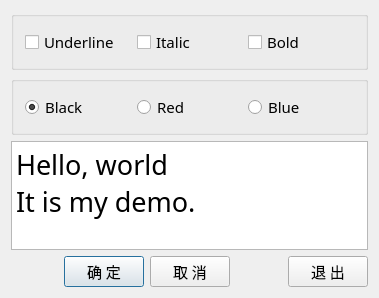
<?xml version="1.0" encoding="UTF-8"?>
<ui version="4.0">
 <class>QWDialog</class>
 <widget class="QDialog" name="QWDialog">
  <property name="geometry">
   <rect>
    <x>0</x>
    <y>0</y>
    <width>379</width>
    <height>298</height>
   </rect>
  </property>
  <property name="font">
   <font>
    <family>宋体</family>
    <pointsize>11</pointsize>
   </font>
  </property>
  <property name="windowTitle">
   <string>Dialog by Designer</string>
  </property>
  <layout class="QVBoxLayout" name="verticalLayout">
   <item>
    <widget class="QGroupBox" name="groupBox_2">
     <property name="title">
      <string/>
     </property>
     <layout class="QHBoxLayout" name="horizontalLayout_2">
      <item>
       <widget class="QCheckBox" name="chkBoxUnder">
        <property name="text">
         <string>Underline</string>
        </property>
       </widget>
      </item>
      <item>
       <widget class="QCheckBox" name="chkBoxItalic">
        <property name="text">
         <string>Italic</string>
        </property>
       </widget>
      </item>
      <item>
       <widget class="QCheckBox" name="chkBoxBold">
        <property name="text">
         <string>Bold</string>
        </property>
       </widget>
      </item>
     </layout>
    </widget>
   </item>
   <item>
    <widget class="QGroupBox" name="groupBox">
     <property name="title">
      <string/>
     </property>
     <layout class="QHBoxLayout" name="horizontalLayout_3">
      <item>
       <widget class="QRadioButton" name="rBtnBlack">
        <property name="text">
         <string>Black</string>
        </property>
        <property name="checked">
         <bool>true</bool>
        </property>
       </widget>
      </item>
      <item>
       <widget class="QRadioButton" name="rBtnRed">
        <property name="text">
         <string>Red</string>
        </property>
       </widget>
      </item>
      <item>
       <widget class="QRadioButton" name="rBtnBlue">
        <property name="text">
         <string>Blue</string>
        </property>
       </widget>
      </item>
     </layout>
    </widget>
   </item>
   <item>
    <widget class="QPlainTextEdit" name="txtEdit">
     <property name="font">
      <font>
       <pointsize>20</pointsize>
      </font>
     </property>
     <property name="plainText">
      <string>Hello, world
It is my demo.</string>
     </property>
    </widget>
   </item>
   <item>
    <spacer name="verticalSpacer">
     <property name="orientation">
      <enum>Qt::Vertical</enum>
     </property>
     <property name="sizeHint" stdset="0">
      <size>
       <width>20</width>
       <height>40</height>
      </size>
     </property>
    </spacer>
   </item>
   <item>
    <layout class="QHBoxLayout" name="horizontalLayout">
     <item>
      <spacer name="horizontalSpacer_2">
       <property name="orientation">
        <enum>Qt::Horizontal</enum>
       </property>
       <property name="sizeHint" stdset="0">
        <size>
         <width>40</width>
         <height>20</height>
        </size>
       </property>
      </spacer>
     </item>
     <item>
      <widget class="QPushButton" name="btnOK">
       <property name="text">
        <string>确 定</string>
       </property>
      </widget>
     </item>
     <item>
      <widget class="QPushButton" name="btnCancel">
       <property name="text">
        <string>取 消</string>
       </property>
      </widget>
     </item>
     <item>
      <spacer name="horizontalSpacer">
       <property name="orientation">
        <enum>Qt::Horizontal</enum>
       </property>
       <property name="sizeHint" stdset="0">
        <size>
         <width>40</width>
         <height>20</height>
        </size>
       </property>
      </spacer>
     </item>
     <item>
      <widget class="QPushButton" name="btnClose">
       <property name="text">
        <string>退 出</string>
       </property>
      </widget>
     </item>
    </layout>
   </item>
  </layout>
 </widget>
 <layoutdefault spacing="6" margin="11"/>
 <resources/>
 <connections>
  <connection>
   <sender>btnOK</sender>
   <signal>clicked()</signal>
   <receiver>QWDialog</receiver>
   <slot>accept()</slot>
   <hints>
    <hint type="sourcelabel">
     <x>121</x>
     <y>218</y>
    </hint>
    <hint type="destinationlabel">
     <x>61</x>
     <y>225</y>
    </hint>
   </hints>
  </connection>
  <connection>
   <sender>btnCancel</sender>
   <signal>clicked()</signal>
   <receiver>QWDialog</receiver>
   <slot>reject()</slot>
   <hints>
    <hint type="sourcelabel">
     <x>216</x>
     <y>218</y>
    </hint>
    <hint type="destinationlabel">
     <x>276</x>
     <y>225</y>
    </hint>
   </hints>
  </connection>
  <connection>
   <sender>btnClose</sender>
   <signal>clicked()</signal>
   <receiver>QWDialog</receiver>
   <slot>close()</slot>
   <hints>
    <hint type="sourcelabel">
     <x>365</x>
     <y>230</y>
    </hint>
    <hint type="destinationlabel">
     <x>398</x>
     <y>217</y>
    </hint>
   </hints>
  </connection>
 </connections>
</ui>
